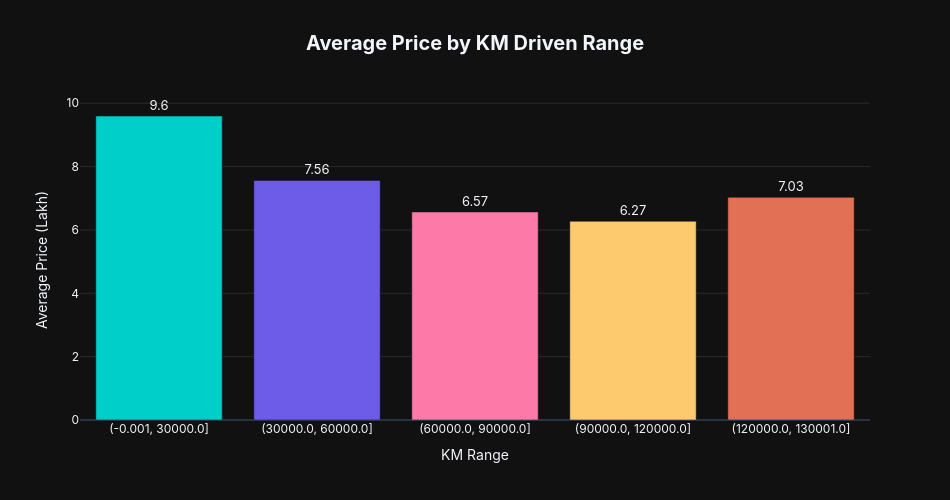

Notebook cell for this chart:
### Code cell
## Bivariate Analysis Plot-4

# KM Driven vs Price — define bins manually starting from 0
max_km = int(df['km_driven'].max()) + 1
custom_bins = [0, 30000, 60000, 90000, 120000, max_km]
km_bins = pd.cut(df['km_driven'], bins=custom_bins, include_lowest=True)
km_price = df.groupby(km_bins, observed=True)['price_lakh'].mean().reset_index()
km_price.columns = ['KM Range', 'Average Price (Lakh)']
km_price['KM Range'] = km_price['KM Range'].astype(str)

fig = px.bar(
    km_price,
    x='KM Range', y='Average Price (Lakh)',
    title='<b>Average Price by KM Driven Range</b>',
    color='KM Range',
    color_discrete_sequence=['#00CEC9', '#6C5CE7', '#FD79A8', '#FDCB6E', '#E17055'],
    text=km_price['Average Price (Lakh)'].round(2)
)
fig.update_traces(textposition='outside', textfont_size=13,
                  hovertemplate='%{x}<br>Avg Price: %{y:.2f} Lakh<extra></extra>')
fig.update_layout(
    title_font_size=20, title_x=0.5,
    width=950, height=500,
    showlegend=False,
    font=dict(family='Inter, sans-serif'),
    plot_bgcolor='rgba(0,0,0,0)',
    xaxis=dict(showgrid=False),
    yaxis=dict(showgrid=True, gridcolor='rgba(255,255,255,0.1)'),
)
fig.show()

### Figure 1 — Plotly figure (JSON) as saved in the notebook; plotly's stock layout.template omitted (floating-point values rounded to 4 significant figures)
{"data": [{"hovertemplate": "%{x}<br>Avg Price: %{y:.2f} Lakh<extra></extra>", "legendgroup": "(-0.001, 30000.0]", "marker": {"color": "#00CEC9", "pattern": {"shape": ""}}, "name": "(-0.001, 30000.0]", "orientation": "v", "showlegend": true, "text": [9.6], "textfont": {"size": 13}, "textposition": "outside", "type": "bar", "x": ["(-0.001, 30000.0]"], "xaxis": "x", "y": [9.598], "yaxis": "y"}, {"hovertemplate": "%{x}<br>Avg Price: %{y:.2f} Lakh<extra></extra>", "legendgroup": "(30000.0, 60000.0]", "marker": {"color": "#6C5CE7", "pattern": {"shape": ""}}, "name": "(30000.0, 60000.0]", "orientation": "v", "showlegend": true, "text": [7.56], "textfont": {"size": 13}, "textposition": "outside", "type": "bar", "x": ["(30000.0, 60000.0]"], "xaxis": "x", "y": [7.563], "yaxis": "y"}, {"hovertemplate": "%{x}<br>Avg Price: %{y:.2f} Lakh<extra></extra>", "legendgroup": "(60000.0, 90000.0]", "marker": {"color": "#FD79A8", "pattern": {"shape": ""}}, "name": "(60000.0, 90000.0]", "orientation": "v", "showlegend": true, "text": [6.57], "textfont": {"size": 13}, "textposition": "outside", "type": "bar", "x": ["(60000.0, 90000.0]"], "xaxis": "x", "y": [6.566], "yaxis": "y"}, {"hovertemplate": "%{x}<br>Avg Price: %{y:.2f} Lakh<extra></extra>", "legendgroup": "(90000.0, 120000.0]", "marker": {"color": "#FDCB6E", "pattern": {"shape": ""}}, "name": "(90000.0, 120000.0]", "orientation": "v", "showlegend": true, "text": [6.27], "textfont": {"size": 13}, "textposition": "outside", "type": "bar", "x": ["(90000.0, 120000.0]"], "xaxis": "x", "y": [6.273], "yaxis": "y"}, {"hovertemplate": "%{x}<br>Avg Price: %{y:.2f} Lakh<extra></extra>", "legendgroup": "(120000.0, 130001.0]", "marker": {"color": "#E17055", "pattern": {"shape": ""}}, "name": "(120000.0, 130001.0]", "orientation": "v", "showlegend": true, "text": [7.03], "textfont": {"size": 13}, "textposition": "outside", "type": "bar", "x": ["(120000.0, 130001.0]"], "xaxis": "x", "y": [7.031], "yaxis": "y"}], "layout": {"barmode": "relative", "font": {"family": "Inter, sans-serif"}, "height": 500, "legend": {"title": {"text": "KM Range"}, "tracegroupgap": 0}, "plot_bgcolor": "rgba(0,0,0,0)", "showlegend": false, "title": {"font": {"size": 20}, "text": "<b>Average Price by KM Driven Range</b>", "x": 0.5}, "width": 950, "xaxis": {"anchor": "y", "categoryarray": ["(-0.001, 30000.0]", "(30000.0, 60000.0]", "(60000.0, 90000.0]", "(90000.0, 120000.0]", "(120000.0, 130001.0]"], "categoryorder": "array", "domain": [0, 1], "showgrid": false, "title": {"text": "KM Range"}}, "yaxis": {"anchor": "x", "domain": [0, 1], "gridcolor": "rgba(255,255,255,0.1)", "showgrid": true, "title": {"text": "Average Price (Lakh)"}}}}
